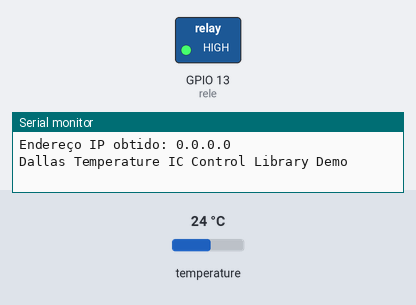
The sketch below on a simulated ESP8266 (NodeMCU). On the bench: switched loads named in the sketch (green lamp = pin HIGH), the last lines printed to the serial monitor. Inputs (shaded band) come from the test bench; at power-on: temperature 24 °C. WiFi joins after 1.5 s; servers stay silent unless stated; uploads are accepted with an empty reply.

Above: at 0.1 s.
At 13.4 s:
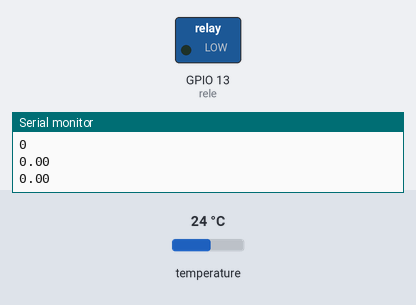
Timing chart, 0 to 14.9 s (numbered marks = the images above):
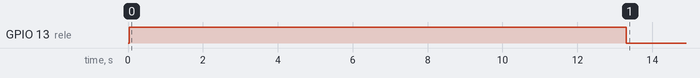

Measured:
- by itself, GPIO 13 (rele): HIGH → LOW at 13.3 s

The sketch:

projeto_teste.ino
```cpp
#include <ESP8266WiFi.h>
#include <OneWire.h>
#include <DallasTemperature.h>
#include <ESP8266HTTPClient.h>
#define ONE_WIRE_BUS 2

OneWire oneWire(ONE_WIRE_BUS);
DallasTemperature sensors(&oneWire);

const char* SSID = "WifiCruz2.4g"; // SSID casa: WifiCruz2.4g WifiCruz5g// SSID facu: IFSP-HTO
const char* PASS = "corrente";      //PASS casa: corrente     // PASS facu: ifsphto123
const char* server="192.168.0.18";

int rele = 13;
int ligar = 1;
float temp_de_servico = 0;
float tolerancia = 0;

void setup() {
Serial.begin(9600);
  WiFi.mode(WIFI_AP_STA);
  WiFi.begin(SSID,PASS);
/* while (WiFi.status() != WL_CONNECTED)
      {
        delay(300); // padrao eh 300
        Serial.print(".");
      } */

    Serial.print("Endereço IP obtido: ");
    Serial.println(WiFi.localIP());
    Serial.println("Dallas Temperature IC Control Library Demo");
    sensors.begin();
    pinMode(rele,OUTPUT);
    digitalWrite (rele, HIGH);
}

void loop() {


  float valorSensor = sensors.getTempCByIndex(0);

    WiFiClient client;
    if (!client.connect(server,80)) {
      Serial.println("Erro - Não foi possível conectar ao servidor!");
    }
    else {

       String url = "/fornecedor.php?";


Serial.print("Requisitando URL: ");
Serial.println(url);

     client.println(String("GET ") + url + " HTTP/1.1\r\n" +
                    "Host: " + server + "\r\n" +
                    "Connection: close\r\n\r\n");

      unsigned long timeout = millis();
      while (client.available() == 0) {
        if(millis() - timeout > 5000) {
          Serial.println(">>> Client Timeout !");
          client.stop();
          return;
       }
      }

        while (client.available()){
        String line,line1,line2,line3;
        line = client.readStringUntil('\r');
        line1 = line.substring(line.indexOf(":") + 2, line.indexOf("}") - 234);
        line2 = line.substring(line.indexOf(":") + 117, line.indexOf("}") - 115);
        line3 = line.substring(line.indexOf(":") + 231, line.indexOf("}") - 1);
        Serial.println(line1);
        Serial.println(line2);
        Serial.println(line3);
        ligar = (line1.toInt());
        temp_de_servico = (line2.toFloat());
        tolerancia = (line3.toFloat());
        client.flush();


}


      if(ligar==0){
        WiFiClient client2;
    if (!client2.connect(server,80)) {
      Serial.println("Erro - Não foi possível conectar ao servidor 2!");
    } else {
      IPAddress ip = WiFi.localIP();
      String enderecoIP = String(ip[0]) + "." +
                          String(ip[1]) + "." +
                          String(ip[2]) + "." +
                          String(ip[3]);
      String valorSensorS = String(valorSensor);
      String postData = "enderecoIP=";
      postData += enderecoIP;
      postData += "&valorsensor=";
      postData += valorSensorS;
      client2.println("POST /coletor.php HTTP/1.1");
      client2.print("Host: ");
      client2.println(server);
      client2.println("Cache-Control: no-cache");
      client2.println("Content-Type: application/x-www-form-urlencoded");
      client2.print("Content-Length: ");
      client2.println(postData.length());
      client2.println();
      client2.println(postData);
}
    }
    delay(1000);

  Serial.print("Requesting temperatures...");
  sensors.requestTemperatures();
  Serial.println("DONE");
  Serial.print("Temperature for the device 1 (index 0) is: ");
  Serial.println(sensors.getTempCByIndex(0));
  delay(10000); // teste

        Serial.println(ligar);
        Serial.println(temp_de_servico);
        Serial.println(tolerancia);

  if (ligar == 0) {

  if (sensors.getTempCByIndex(0) <= (temp_de_servico - tolerancia)) {
    digitalWrite (rele, HIGH);

  }
  if (sensors.getTempCByIndex(0) >= (temp_de_servico + tolerancia) && ligar == 0) {
    digitalWrite (rele, LOW);
  }
  } else if (ligar == 1) {digitalWrite (rele, HIGH);}
    }
}
```
